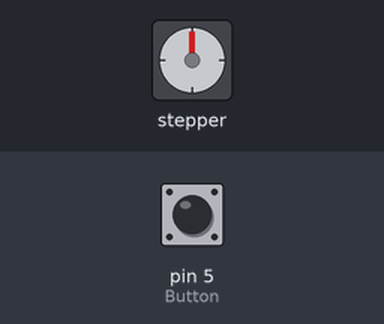
A sketch run on a simulated Arduino Uno, built with avr-gcc and run on an emulated ATmega328P. On the bench: stepper motor. Wiring (inferred from the names in the program): stepper motor driver (200 steps per turn assumed): step pin 4; direction pin 3. The inputs (shaded band) are chosen by the test bench; at power-on: pin 5 (Button) LOW.

Above: at 1.2 s.
1.3 s: pin 5 (Button) pulled HIGH for 0.15 s
At 2.7 s:
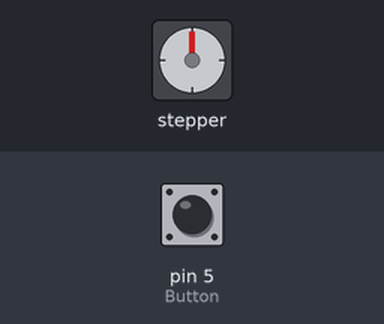
3.0 s: pin 5 (Button) pulled HIGH for 1 s
At 4.2 s:
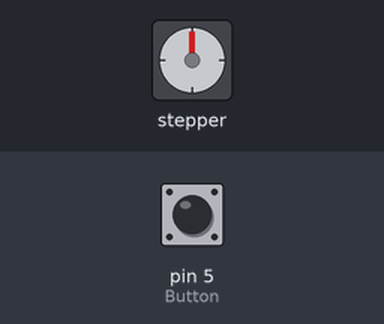
Timing chart, 0 to 6.0 s (numbered marks = the images above; inputs shaded):
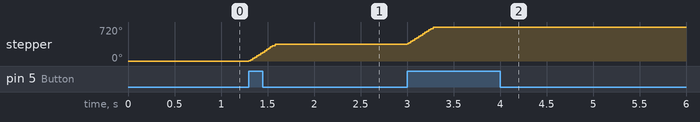

Measured:
- after the input at 1.3 s, stepper: turns 360° clockwise in 0.28 s, starting at once
- after the input at 3.0 s, stepper: turns 360° clockwise in 0.28 s, starting at once

The sketch:

______A4988_________.ino
```cpp
/*A4988드라이버를 이용한 스텝모터(NEMA) 제어
  버튼(리미트 스위치)이 눌러졌을 때 스텝모터가 정해진 스텝만큼 회전
  버튼을 아무리 오래 눌러도 1회만 동작 */

#define STEP 4    //모터 출력핀을 4번에 연결
#define DIR 3     //모터 방향핀을 3번에 연결
#define Button 5  //버튼(또는 리미트스위치)을 5번에 연결
int state = 0;    //상태와 관련된 변수 생성(1회만 동작하게 하도록 하기 위함)

void setup() {
  pinMode(STEP, OUTPUT);    //모터핀을 출력모드로 설정
  pinMode(DIR, OUTPUT);     //방향핀을 출력 모드로 설정
  digitalWrite(DIR, HIGH);  //방향을 정방향으로 설정(역방향은 LOW)
  pinMode(Button, INPUT);   //버튼을 입력 모드로 설정
}

void loop() {
  if (digitalRead(Button)) {          //만일 버튼이 눌러져있다면
    if (state == 0) {                 //그 상태에서 state가 0이라면
      state = 1;                      //state를 1로 반환
      for (int x = 0; x < 200; x++) { //아래 코드는 특정 스텝을 이동하는 코드
        digitalWrite(STEP, HIGH);
        delayMicroseconds(700);
        digitalWrite(STEP, LOW);
        delayMicroseconds(700);
      }
    }
  }
  else {                              //버튼이 눌러지지 않았다면
    digitalWrite(STEP, LOW);          //모터 정지
    digitalWrite(STEP, LOW);
    state = 0;                        //state를 0으로 반환
  }
}
```
